Frame 1 (no input): blank canvas, image omitted
Frame 60 (the mouse pressed at the canvas centre just before this capture): blank canvas, image omitted
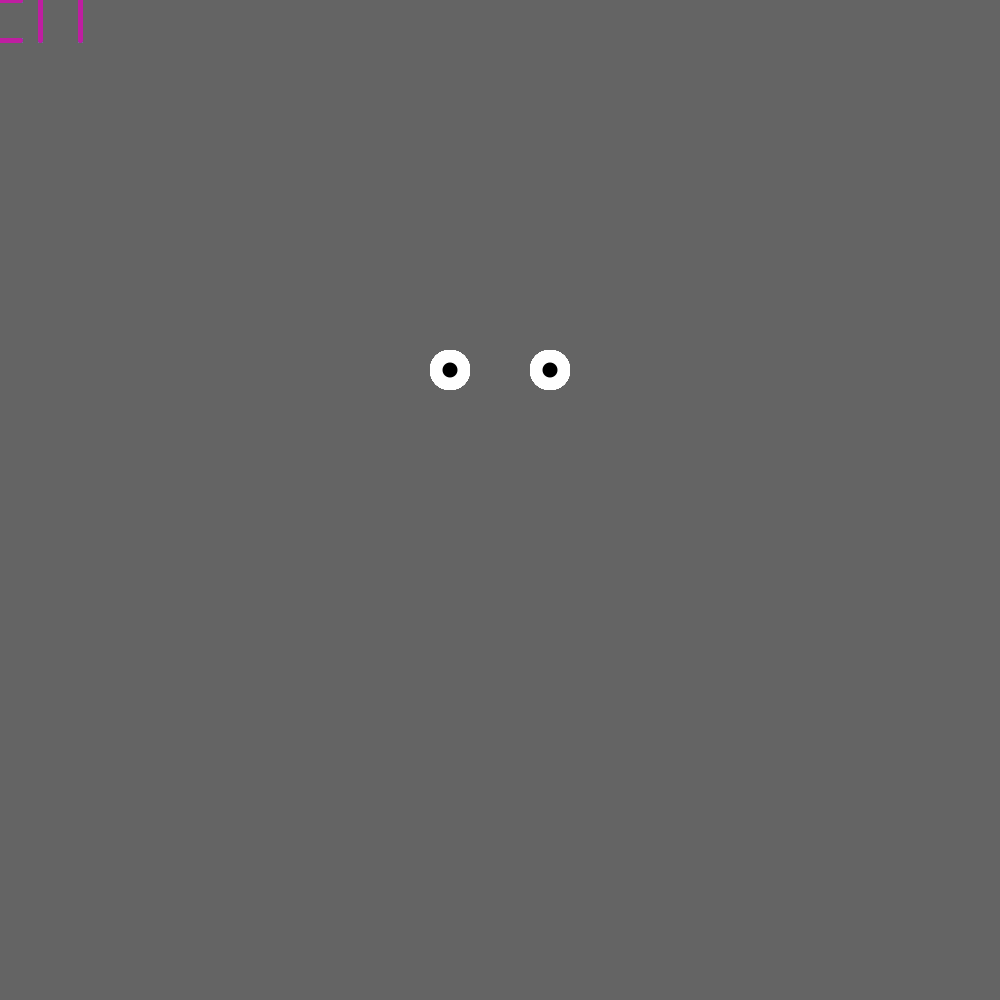
Frame 120 (the mouse held since frame 60 and released just before this capture)

The Processing sketch whose frames 1 and 60 were blank and that drew this single picture after the mouse press (run headless with seeded random() and noise(); from frame 60 on, the mouse is pressed at the canvas centre):

// Processing sketch: processing_50481
// ── processing_50481.pde

//Ben's Crazy Name function, plus a creepy clown.
//When you move the mouse, my name follows.  If you let the mouse sit my name will go crazy!!!
//After a while the window will clear and start over again.
//Don't click and drag though.  You'll meet a creepy clown that can't take his eyes off of the mouse.

void setup() {
  background(100);
  size(1000,1000);
  frameRate(20);
    
}


//will draw my name following the mouse's movement, if you pause the name flashes in random colors
void drawBen( int strokeWght, float scaleNum) {
  
  strokeWeight(strokeWght);
  
  if (mouseX == pmouseX && mouseY == pmouseY) {
    stroke(random(255),random(255),random(255));
  } else {
    stroke(0);
  }
  //B
  line(mouseX - (scaleNum*4), mouseY - (scaleNum*3), mouseX - (scaleNum*4), mouseY + (scaleNum*2));
  line(mouseX - (scaleNum*4), mouseY + (scaleNum*2), mouseX - (scaleNum*2), mouseY + (scaleNum*2));
  line(mouseX - (scaleNum*2), mouseY + (scaleNum*2), mouseX - (scaleNum*2), mouseY - (scaleNum*1));
  line(mouseX - (scaleNum*2), mouseY - (scaleNum*1), mouseX - (scaleNum*4), mouseY - (scaleNum*1));
  line(mouseX - (scaleNum*3), mouseY - (scaleNum*1), mouseX - (scaleNum*3), mouseY - (scaleNum*3));
  line(mouseX - (scaleNum*3), mouseY - (scaleNum*3), mouseX - (scaleNum*4), mouseY - (scaleNum*3));
  
  //e
  line(mouseX - (scaleNum*1), mouseY - (scaleNum*0), mouseX + (scaleNum*1), mouseY + (scaleNum*0));
  line(mouseX + (scaleNum*1), mouseY - (scaleNum*0), mouseX + (scaleNum*1), mouseY - (scaleNum*1));
  line(mouseX + (scaleNum*1), mouseY - (scaleNum*1), mouseX - (scaleNum*1), mouseY - (scaleNum*1));
  line(mouseX - (scaleNum*1), mouseY - (scaleNum*1), mouseX - (scaleNum*1), mouseY + (scaleNum*2));
  line(mouseX - (scaleNum*1), mouseY + (scaleNum*2), mouseX + (scaleNum*1), mouseY + (scaleNum*2));
  
  //n
  line(mouseX + (scaleNum*2), mouseY - (scaleNum*(7/5)), mouseX + (scaleNum*2), mouseY + (scaleNum*2));
  line(mouseX + (scaleNum*2), mouseY - (scaleNum*1), mouseX + (scaleNum*4), mouseY - (scaleNum*1));
  line(mouseX + (scaleNum*4), mouseY - (scaleNum*1), mouseX + (scaleNum*4), mouseY + (scaleNum*2));
  
}

//tells how to draw a clown
void drawClown() {
  
  background(0);
  noStroke();
  
  //legs
  fill(255);
    //left
  quad(650,900,660,900,650,1000,640,1000);
    //right
  quad(700,900,700,1000,685,1000,690,900);
  
  //body
  fill(255,0,0);
  quad(700,900,650,900,550,425,675,575);
  
  //head
  fill(255);
  ellipse(500,400,250,250);
  
  //arm
  stroke(255);
  strokeWeight(3);
    //arm
  line(600,565,550,640);
  line(550,640,475,615);
    //hand
  line(475,615,495,595);
  line(495,595,485,585);
  line(475,615,460,595);
  line(460,595,462,583);
  line(475,615,450,625);
  line(450,625,440,615);
  
  //hat
  noStroke();
  fill(255,0,0);
  triangle(500,100,400,300,600,300);
  
  //mouth
  fill(255,0,0);
  ellipse(500,480,125,30);
    //arc
  noFill();
  stroke(0);
  strokeWeight(3);
  arc(500,490,120,30, (5*PI/4), (7*PI/4));
  
  
  //nose
  noStroke();
  fill(255,0,0);
  ellipse(500,420,50,50);
  
  //hat balls
  fill(255,255,0);
  ellipse(500,100,50,50);
  ellipse(400,300,50,50);
  ellipse(440,305,50,50);
  ellipse(480,310,50,50);
  ellipse(520,310,50,50);
  ellipse(560,305,50,50);
  ellipse(600,300,50,50);
  
  //eyes
    //blue shadow
  fill(0,0,255);
  ellipse(550,370,60,60);
  ellipse(450,370,60,60);
    //eye balls
  drawEyeBalls();
    //pupils
  drawPupils(550,370,450,370);
}

//draws eyeballs, will be used later to make things seem to move
void drawEyeBalls() {
  fill(255);
  ellipse(550,370,40,40);
  ellipse(450,370,40,40);
}

//draws pupils, will be used later to make things seem to move
void drawPupils(int a, int b, int c, int d) {
  fill(0);
  ellipse(a,b,15,15);
  ellipse(c,d,15,15);
}

//uses many if statements and the drawEyeBalls and drawPupils funcions to make eyes move with the cursor 
void movingEyes() {
  //moving eyes
  if(mouseX < 333) {
    
    if(mouseY< 333) {
      drawEyeBalls();
      drawPupils(540,360,440,360);
    } else if(333 <= mouseY && mouseY < 666) {
      drawEyeBalls();
      drawPupils(540,370,440,370);
    } else {
      drawEyeBalls();
      drawPupils(540,380,440,380);
    }
     
  } else if(333 <= mouseX && mouseX < 666) {
    
    if(mouseY< 333) {
      drawEyeBalls();
      drawPupils(550,360,450,360);
    } else if(333 <= mouseY && mouseY < 666) {
      drawEyeBalls();
      drawPupils(550,370,450,370);
    } else {
      drawEyeBalls();
      drawPupils(550,380,450,380);
    }
    
  } else {
    
    if(mouseY< 333) {
      drawEyeBalls();
      drawPupils(560,360,460,360);
    } else if(333 <= mouseY && mouseY < 666) {
      drawEyeBalls();
      drawPupils(560,370,460,370);
    } else {
      drawEyeBalls();
      drawPupils(560,380,460,380);
    }
    
  }
}

//my timer variable
int time = 0;

//will add to timer variable and use drawBen function whenever the mouse is not pressed
//whenever the mouse is pressed it adds in the moving eyes
void draw() {
  
  if (mousePressed == false) {
     
    time++;
    
    drawBen(5, 20);
      
    if (time > 75) {
      background(100);
      time = 0;
    } 
  }
  
  if (mousePressed) {
    movingEyes();
  }
}

//says when mouse is pressed perform drawClown once
void mousePressed() {
  drawClown();
}

//when the mouse is released it clears everything and puts in the original background
void mouseReleased() {
  background(100);
}
